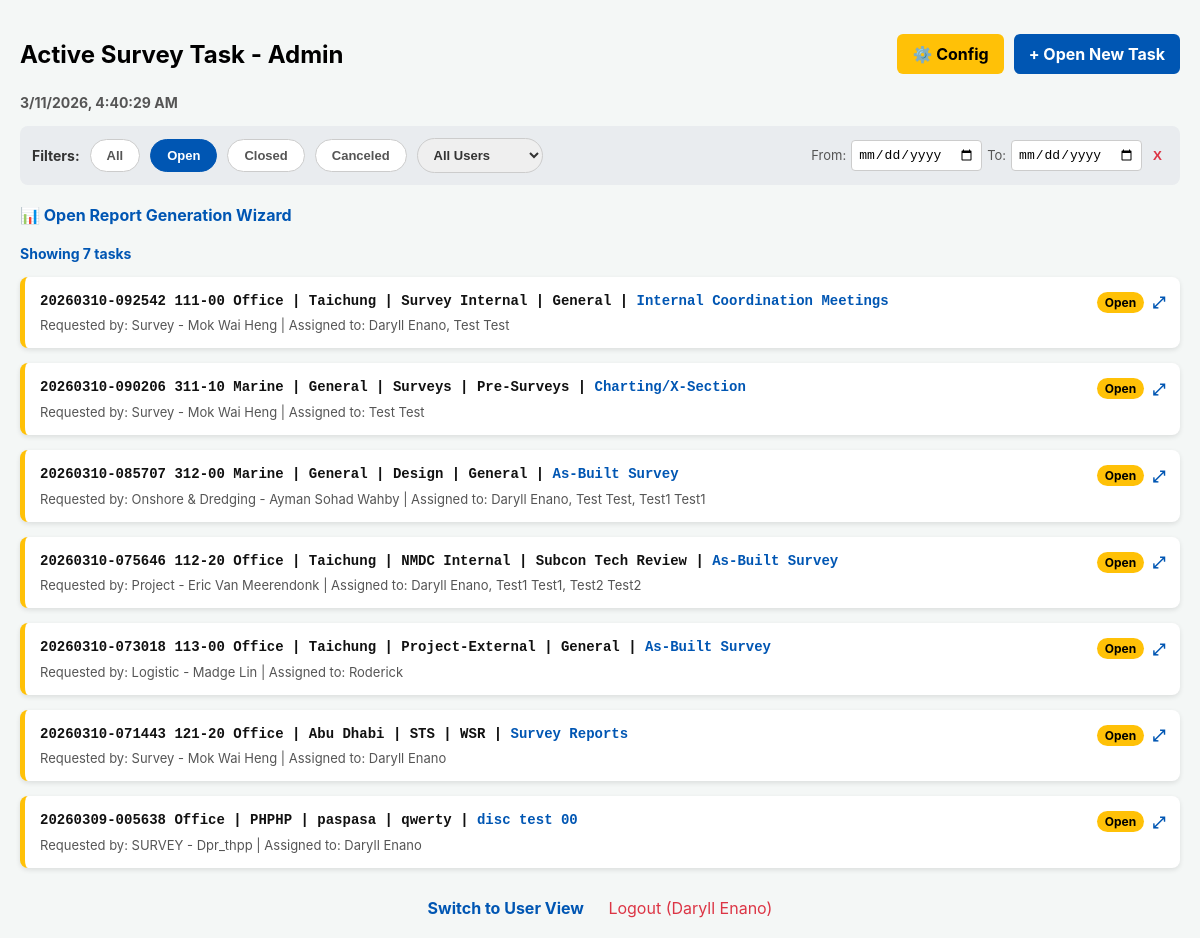
Screenshot of /admin_dashboard (signed in) with the database file from the repository.
### app.py (models this page shows)
class SurveyTask(db.Model):
    id = db.Column(db.Integer, primary_key=True)
    surveyor_name = db.Column(db.String(100), nullable=False)
    assigned_to = db.Column(db.String(100), nullable=True)
    requestor = db.Column(db.String(100), nullable=True)
    task_category = db.Column(db.String(100), nullable=True)
    instrument = db.Column(db.String(100), nullable=True)
    action_required = db.Column(db.String(100), nullable=True)
    area = db.Column(db.String(100), nullable=False)
    location = db.Column(db.String(100), nullable=True)
    sub_location = db.Column(db.String(100), nullable=True)
    work_scope = db.Column(db.String(100), nullable=False)
    remarks = db.Column(db.Text, nullable=True)
    deliverable_link = db.Column(db.String(500), nullable=True)
    reference_links = db.Column(db.Text, nullable=True)
    status = db.Column(db.String(20), default="Open")
    start_time = db.Column(db.DateTime, default=datetime.utcnow)
    end_time = db.Column(db.DateTime, nullable=True)

class User(UserMixin, db.Model):
    id = db.Column(db.Integer, primary_key=True)
    email = db.Column(db.String(120), unique=True, nullable=False)
    name = db.Column(db.String(100), nullable=False)
    password_hash = db.Column(db.String(256), nullable=False)

### app.py (the view)
@app.route('/admin_dashboard')
@login_required
def admin_dashboard():
    if current_user.email not in ADMIN_EMAILS:
        flash('Access Denied: You do not have Admin privileges.', 'error')
        return redirect(url_for('dashboard'))
    session['dashboard_view'] = 'admin'
    all_tasks = SurveyTask.query.order_by(SurveyTask.start_time.desc()).all()
    users = User.query.order_by(User.name.asc()).all()
    return render_template('admin_dashboard.html', name=current_user.name, tasks=all_tasks, users=users)

### app.py (called while the page is built)
@login_manager.user_loader
def load_user(user_id):
    return User.query.get(int(user_id))

### templates/admin_dashboard.html (shortened to what this page needs)
<!DOCTYPE html>
<html lang="en">
<head>
</head>
<body>
    <div class="header">
        <h2>Active Survey Task - Admin</h2>
        <div style="display: flex; gap: 10px;">
            <a href="/system_config_hidden" class="btn-new btn-warning">⚙️ Config</a>
            <a href="/new_task" class="btn-new">+ Open New Task</a>
        </div>
    </div>
    <div id="liveClock" style="font-size: 14px; color: #555; font-weight: bold; margin-bottom: 15px;">Loading time...</div>
    <div class="filter-bar">
        <strong style="font-size: 14px; color: #333;">Filters:</strong>
        <button class="btn-filter" id="btnAll" onclick="toggleStatus('All')">All</button>
        <button class="btn-filter active" id="btnOpen" onclick="toggleStatus('Open')">Open</button>
        <button class="btn-filter" id="btnClosed" onclick="toggleStatus('Closed')">Closed</button>
        <button class="btn-filter" id="btnCanceled" onclick="toggleStatus('Canceled')">Canceled</button>
        <select id="userFilter" class="user-dropdown" onchange="applyFilters()">
            <option value="All">All Users</option>
        </select>
        <div style="margin-left: auto; display: flex; align-items: center; gap: 5px;">
            <span style="font-size: 13px; color: #555;">From:</span>
            <input type="date" id="dateStart" class="date-input" onchange="applyFilters()">
            <span style="font-size: 13px; color: #555;">To:</span>
            <input type="date" id="dateEnd" class="date-input" onchange="applyFilters()">
            <button onclick="clearDates()" style="background: none; border: none; color: #dc3545; cursor: pointer; font-weight: bold;" title="Clear Dates">X</button>
        </div>
    </div>
    <div style="margin-bottom: 20px;">
        <a href="/reports" style="color: #0056b3; font-weight: bold; text-decoration: none;">📊 Open Report Generation Wizard</a>
    </div>
    <div id="taskCountDisplay" style="font-size: 14px; font-weight: bold; color: #0056b3; margin-bottom: 15px;">Loading task count...</div>
    <div id="taskContainer">
        {% for task in tasks %}
        {% set area_clean = task.area.split('_', 1)[-1].replace('_', ' ') if task.area and '_' in task.area else task.area %}
        {% set loc_clean = task.location.split('_', 1)[-1].replace('_', ' ') if task.location and task.location != 'N/A' and '_' in task.location else (task.location if task.location and task.location != 'N/A' else '') %}
        {% set sub_clean = task.sub_location.split('_', 1)[-1].replace('_', ' ') if task.sub_location and task.sub_location != 'N/A' and '_' in task.sub_location else (task.sub_location if task.sub_location and task.sub_location != 'N/A' else '') %}
        {% set scope_code = task.work_scope.split('_', 1)[0] if task.work_scope and '_' in task.work_scope else '' %}
        {% set scope_text = task.work_scope.split('_', 1)[-1].replace('_', ' ') if task.work_scope and '_' in task.work_scope else task.work_scope %}
        <div class="task-card"
             data-id="{{ task.id }}"
             data-status="{{ task.status }}"
             data-date="{{ task.start_time.strftime('%Y-%m-%d') }}"
             data-assigned="{{ task.assigned_to }}"
             data-mine="{% if name == task.assigned_to or name == task.surveyor_name %}true{% else %}false{% endif %}"
             data-creator="{{ task.surveyor_name }}"
             data-task-str="{{ task.start_time.strftime('%Y%m%d-%H%M%S') if task.start_time else 'UNKNOWN-'~task.id }}"
             data-path="📁 {{ area_clean }} {% if loc_clean %}➔ {{ loc_clean }}{% endif %} {% if sub_clean %}➔ {{ sub_clean }}{% endif %} ➔ {{ scope_text }}"
             data-remarks="{{ task.remarks or '' }}"
             data-links="{{ task.reference_links or '' }}"
             data-deliverable="{{ task.deliverable_link or '' }}"
             data-req="{{ task.requestor or '' }}"
             data-cat="{{ task.task_category or '' }}"
             data-disc="{{ task.action_required or '' }}"
             data-inst="{{ task.instrument or '' }}"
             data-start="{{ task.start_time.strftime('%Y-%m-%d %H:%M') if task.start_time else '' }}"
             data-end="{{ task.end_time.strftime('%Y-%m-%d %H:%M') if task.end_time else 'Pending' }}">
            <div class="task-header" onclick="openTaskModal(this.parentElement)">
                <div style="flex: 1;">
                    <div class="task-line-1">
                        {{ task.start_time.strftime('%Y%m%d-%H%M%S') if task.start_time else 'UNKNOWN-'~task.id }}
                        {% if scope_code %}{{ scope_code }} {% endif %}
                        {{ area_clean }}
                        {% if loc_clean %} | {{ loc_clean }}{% endif %}
                        {% if sub_clean %} | {{ sub_clean }}{% endif %}
                        {% if scope_text %} | {{ scope_text }}{% endif %}
                        {% if task.action_required %} | <span style="color: #0056b3;">{{ task.action_required }}</span>{% endif %}
                    </div>
                    <div class="task-line-2">
                        Requested by: {{ task.requestor }} | Assigned to: {{ task.assigned_to }}
                    </div>
                </div>
                <div style="display: flex; align-items: center; gap: 8px;">
                    <span class="status-badge badge-{{ task.status }}">{{ task.status }}</span>
                    <span style="font-size: 16px; color: #0056b3; font-weight: bold;" title="View Details">⤢</span>
                </div>
            </div>
        </div>
        {% endfor %}
    </div>
    <div style="text-align: center; margin-top: 30px;">
        <a href="/" style="color: #0056b3; text-decoration: none; font-weight: bold; margin-right: 20px;">Switch to User View</a>
        <a href="/logout" style="color: #dc3545; text-decoration: none;">Logout ({{ name }})</a>
    </div>
</body>
</html>

### templates/admin_dashboard.html (style rules this page uses)
body { font-family: -apple-system, BlinkMacSystemFont, Arial, sans-serif; background-color: #f4f7f6; padding: 20px; margin: 0; }
.header { display: flex; justify-content: space-between; align-items: center; margin-bottom: 5px; flex-wrap: wrap; gap: 10px; }
.btn-new { background-color: #0056b3; color: white; padding: 10px 15px; text-decoration: none; border-radius: 6px; font-weight: bold; }
.btn-warning { background-color: #ffc107; color: black; }
.filter-bar { display: flex; gap: 10px; margin-bottom: 20px; flex-wrap: wrap; background: #e9ecef; padding: 12px; border-radius: 8px; align-items: center; }
.btn-filter { background: white; color: #555; border: 1px solid #ccc; padding: 8px 16px; border-radius: 20px; cursor: pointer; font-size: 13px; font-weight: bold; transition: all 0.2s; }
.btn-filter.active { background: #0056b3; color: white; border-color: #0056b3; }
.date-input { padding: 6px; border: 1px solid #ccc; border-radius: 4px; font-size: 13px; }
.user-dropdown { padding: 8px 12px; border-radius: 20px; border: 1px solid #ccc; font-weight: bold; font-size: 13px; color: #333; outline: none; }
.task-card { background: white; padding: 15px; border-radius: 8px; box-shadow: 0 2px 5px rgba(0,0,0,0.1); margin-bottom: 15px; border-left: 5px solid #ffc107; transition: all 0.2s; }
.task-header { display: flex; justify-content: space-between; align-items: flex-start; gap: 10px; cursor: pointer; }
.task-line-1 { font-family: monospace; font-size: 14px; color: #111; font-weight: bold; margin-bottom: 6px; line-height: 1.4; }
.task-line-2 { font-size: 13px; color: #555; }
.status-badge { font-size: 12px; padding: 3px 8px; border-radius: 12px; color: white; font-weight: bold; white-space: nowrap; }
.badge-Open { background: #ffc107; color: black; }

### rows the page displays
SurveyTask: start_time "20260310-092542", scope_code "111-00", area_clean "Office", loc_clean "Taichung", sub_clean "Survey Internal", scope_text "General", action_required "Internal Coordination Meetings", requestor "Survey - Mok Wai Heng", assigned_to "Daryll Enano, Test Test", status "Open"
SurveyTask: start_time "20260310-090206", scope_code "311-10", area_clean "Marine", loc_clean "General", sub_clean "Surveys", scope_text "Pre-Surveys", action_required "Charting/X-Section", requestor "Survey - Mok Wai Heng", assigned_to "Test Test", status "Open"
SurveyTask: start_time "20260310-085707", scope_code "312-00", area_clean "Marine", loc_clean "General", sub_clean "Design", scope_text "General", action_required "As-Built Survey", requestor "Onshore & Dredging - Ayman Sohad Wahby", assigned_to "Daryll Enano, Test Test, Test1 Test1", status "Open"
SurveyTask: start_time "20260310-075646", scope_code "112-20", area_clean "Office", loc_clean "Taichung", sub_clean "NMDC Internal", scope_text "Subcon Tech Review", action_required "As-Built Survey", requestor "Project - Eric Van Meerendonk", assigned_to "Daryll Enano, Test1 Test1, Test2 Test2", status "Open"
SurveyTask: start_time "20260310-073018", scope_code "113-00", area_clean "Office", loc_clean "Taichung", sub_clean "Project-External", scope_text "General", action_required "As-Built Survey", requestor "Logistic - Madge Lin", assigned_to "Roderick", status "Open"
SurveyTask: start_time "20260310-071443", scope_code "121-20", area_clean "Office", loc_clean "Abu Dhabi", sub_clean "STS", scope_text "WSR", action_required "Survey Reports", requestor "Survey - Mok Wai Heng", assigned_to "Daryll Enano", status "Open"
SurveyTask: start_time "20260309-005638", area_clean "Office", location "PHPHP", sub_location "paspasa", work_scope "qwerty", action_required "disc test 00", requestor "SURVEY - Dpr_thpp", assigned_to "Daryll Enano", status "Open"
User: name "Daryll Enano"
